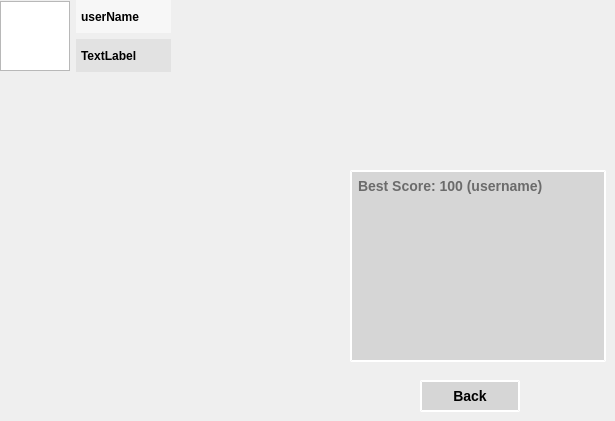
    <widget class="QWidget" name="scorePage">
     <property name="styleSheet">
      <string notr="true">#scorePage{border-image: url(:/images/background.png) cover;}</string>
     </property>
     <widget class="QTextBrowser" name="scoreHistory">
      <property name="geometry">
       <rect>
        <x>350</x>
        <y>170</y>
        <width>256</width>
        <height>192</height>
       </rect>
      </property>
      <property name="styleSheet">
       <string notr="true">#scoreHistory{
background-color:rgb(214, 214, 214);
color: rgb(0, 0, 0);
border-style:outset;
border-width: 2px;
border-color:rgb(255, 255, 255);
font: bold 14px;
padding: 2px;
}</string>
      </property>
      <property name="placeholderText">
       <string>Best Score: 100 (username)</string>
      </property>
     </widget>
     <widget class="QPushButton" name="back2">
      <property name="geometry">
       <rect>
        <x>420</x>
        <y>380</y>
        <width>100</width>
        <height>32</height>
       </rect>
      </property>
      <property name="styleSheet">
       <string notr="true">#back2{
background-color:rgb(214, 214, 214);
color: rgb(0, 0, 0);
border-style:outset;
border-width: 2px;
border-color:rgb(255, 255, 255);
font: bold 14px;
padding: 2px;
}</string>
      </property>
      <property name="text">
       <string>Back</string>
      </property>
     </widget>
     <widget class="QWidget" name="gridLayoutWidget_4">
      <property name="geometry">
       <rect>
        <x>0</x>
        <y>0</y>
        <width>171</width>
        <height>72</height>
       </rect>
      </property>
      <layout class="QGridLayout" name="profile_3">
       <item row="0" column="1">
        <widget class="QLabel" name="userName_3">
         <property name="sizePolicy">
          <sizepolicy hsizetype="Expanding" vsizetype="Preferred">
           <horstretch>0</horstretch>
           <verstretch>0</verstretch>
          </sizepolicy>
         </property>
         <property name="minimumSize">
          <size>
           <width>80</width>
           <height>30</height>
          </size>
         </property>
         <property name="styleSheet">
          <string notr="true">#userName_3{
background-color:rgba(255, 255, 255, 128);
color: rgb(0, 0, 0);
font: bold 12px;
padding: 2px;
}</string>
         </property>
         <property name="text">
          <string>userName</string>
         </property>
         <property name="alignment">
          <set>Qt::AlignLeading|Qt::AlignLeft|Qt::AlignVCenter</set>
         </property>
        </widget>
       </item>
       <item row="1" column="1">
        <widget class="QLabel" name="currentDate_3">
         <property name="sizePolicy">
          <sizepolicy hsizetype="Expanding" vsizetype="Preferred">
           <horstretch>0</horstretch>
           <verstretch>0</verstretch>
          </sizepolicy>
         </property>
         <property name="minimumSize">
          <size>
           <width>80</width>
           <height>30</height>
          </size>
         </property>
         <property name="styleSheet">
          <string notr="true">#currentDate_3{
background-color:rgba(214, 214, 214, 128);
color: rgb(0, 0, 0);
font: bold 12px;
padding: 2px;
}</string>
         </property>
         <property name="text">
          <string>TextLabel</string>
         </property>
         <property name="alignment">
          <set>Qt::AlignLeading|Qt::AlignLeft|Qt::AlignVCenter</set>
         </property>
        </widget>
       </item>
       <item row="0" column="0" rowspan="2">
        <widget class="QGraphicsView" name="avatar_3">
         <property name="minimumSize">
          <size>
           <width>50</width>
           <height>50</height>
          </size>
         </property>
         <property name="maximumSize">
          <size>
           <width>70</width>
           <height>70</height>
          </size>
         </property>
         <property name="verticalScrollBarPolicy">
          <enum>Qt::ScrollBarAlwaysOff</enum>
         </property>
         <property name="horizontalScrollBarPolicy">
          <enum>Qt::ScrollBarAlwaysOff</enum>
         </property>
        </widget>
       </item>
      </layout>
     </widget>
    </widget>
